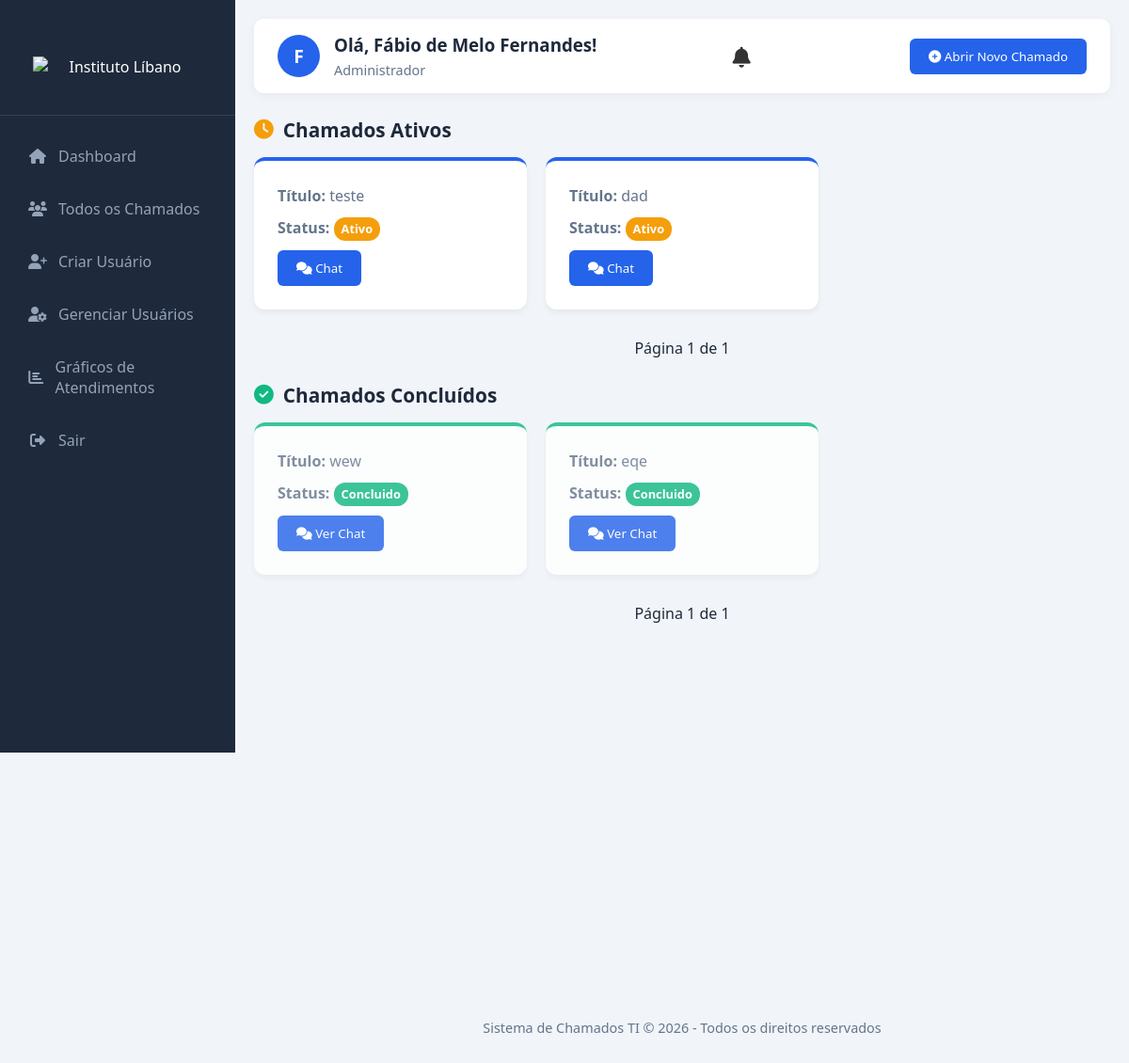
Page /chamados/colaborador/ (signed in) on the earlier database version.
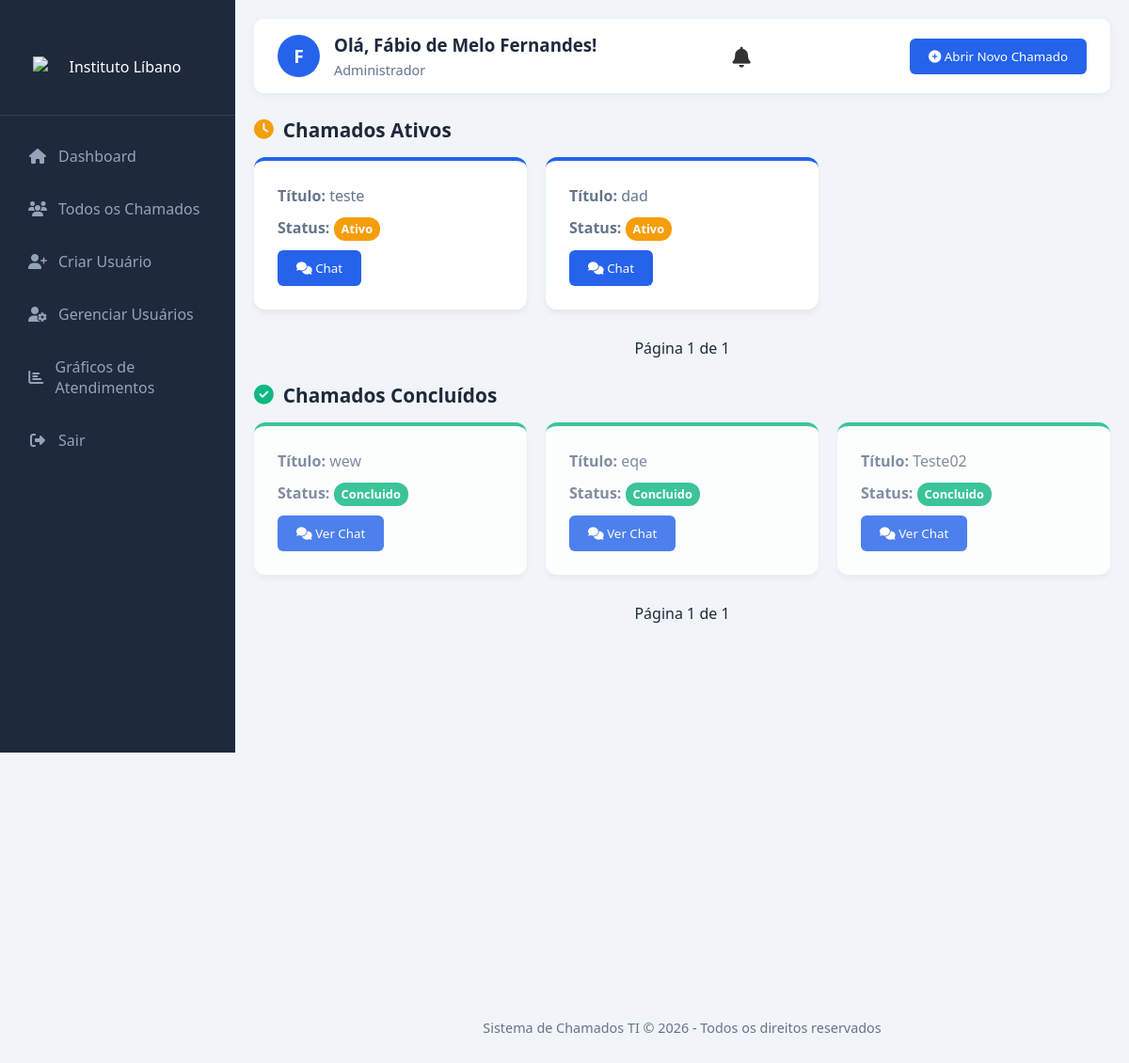
Same page on the later database version.
### accounts/models.py (models this page shows, shortened)
class Ticket(models.Model):
    STATUS_CHOICES = (
        ('ativo', 'Ativo'),
        ('concluido', 'Concluído'),
    )
    titulo = models.CharField(max_length=100)
    descricao = models.TextField()
    status = models.CharField(max_length=10, choices=STATUS_CHOICES, default='ativo')
    colaborador = models.ForeignKey(
        settings.AUTH_USER_MODEL,
        on_delete=models.CASCADE,
        related_name='chamados_abertos'
    )  # quem abriu o chamado
    tecnico = models.ForeignKey(
        settings.AUTH_USER_MODEL,
        on_delete=models.SET_NULL,
        null=True, blank=True,
        related_name='chamados_atendidos'
    )  # técnico responsável (opcional)
    data_criacao = models.DateTimeField(default=timezone.now)
    data_fechamento = models.DateTimeField(null=True, blank=True)
    unread_count_for_colaborador = models.PositiveIntegerField(default=0)
    unread_count_for_tecnico = models.PositiveIntegerField(default=0)
    from django.db import models

### accounts/views.py (the view, shortened to what this page needs)
# urls.py: path('chamados/colaborador/', views.chamados_colaborador, name='chamados_colaborador'),
@login_required
def chamados_colaborador(request):
    if request.user.role not in ['colaborador', 'admin']:
        return redirect('index')
    chamados_list = Ticket.objects.filter(colaborador=request.user)
    chamados_ativos_list = chamados_list.filter(status='ativo')
    chamados_concluidos_list = chamados_list.filter(status='concluido')
    paginator_ativos = Paginator(chamados_ativos_list, 5)  # 5 chamados por página
    page_number_ativos = request.GET.get('page_ativos') # Usa um parâmetro de URL único
    chamados_ativos = paginator_ativos.get_page(page_number_ativos)
    paginator_concluidos = Paginator(chamados_concluidos_list, 5)
    page_number_concluidos = request.GET.get('page_concluidos') # Usa outro parâmetro de URL único
    chamados_concluidos = paginator_concluidos.get_page(page_number_concluidos)
    return render(request, 'accounts/chamados_colaborador.html', {
        'chamados_ativos': chamados_ativos,
        'chamados_concluidos': chamados_concluidos
    })

### accounts/templates/accounts/chamados_colaborador.html (shortened to what the changed rows need)
{% load static %}
<!DOCTYPE html>
<html lang="pt-br">
<head>
    <link rel="stylesheet" href="https://cdnjs.cloudflare.com/ajax/libs/font-awesome/6.4.0/css/all.min.css">
</head>
<body>
    <div class="main-content">
        <div class="chamados-section">
            <h2 class="chamados-section-title ativos"><i class="fas fa-clock"></i> Chamados Ativos</h2>
            <div class="card-container">
                {% for chamado in chamados_ativos %}
                  <div class="card">
                    <p><strong>Título:</strong> {{ chamado.titulo }}</p>
                    <p><strong>Status:</strong> <span class="status-badge status-ativo">{{ chamado.status|title }}</span></p>
                    <div style="position: relative; display: inline-block;">
                        <button class="btn-open-chat" data-ticket-id="{{ chamado.id }}" data-ticket-titulo="{{ chamado.titulo }}">
                            <i class="fas fa-comments"></i> Chat
                        </button>
                    </div>
                </div>
                {% empty %}
                    <div class="card">
                        <p>Você não possui chamados ativos no momento.</p>
                    </div>
                {% endfor %}
            </div>
        </div>
        <div class="chamados-section">
            <h2 class="chamados-section-title concluidos"><i class="fas fa-check-circle"></i> Chamados Concluídos</h2>
            <div class="card-container">
                {% for chamado in chamados_concluidos %}
                  <div class="card card-concluido">
                    <p><strong>Título:</strong> {{ chamado.titulo }}</p>
                    <p><strong>Status:</strong> <span class="status-badge status-concluido">{{ chamado.status|title }}</span></p>
                    <div style="position: relative; display: inline-block;">
                        <button class="btn-open-chat" data-ticket-id="{{ chamado.id }}" data-ticket-titulo="{{ chamado.titulo }}">
                            <i class="fas fa-comments"></i> Ver Chat
                        </button>
                    </div>
                </div>
                {% empty %}
                    <div class="card">
                        <p>Você não possui chamados concluídos.</p>
                    </div>
                {% endfor %}
            </div>
        </div>
    </div>
</body>
</html>

Differences in the rows shown:
added Ticket: titulo "Teste02", status "Concluido", shown under "Chamados Concluídos"
